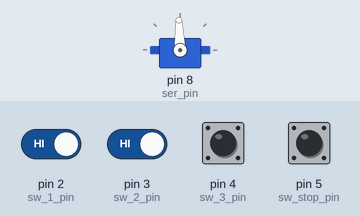
This sketch was run on a simulated Arduino Uno, built with avr-gcc and run on an emulated ATmega328P. Shown: servo. Inputs (shaded band) come from the test bench; at power-on: pin 2 (sw_1_pin), pin 3 (sw_2_pin), pin 4 (sw_3_pin), pin 5 (sw_stop_pin) HIGH. What the sketch prints to the serial monitor is not drawn.

Above: at 1.2 s.
1.3 s: pin 2 (sw_1_pin) driven LOW and pin 3 (sw_2_pin) driven LOW
4.4 s: pin 5 (sw_stop_pin) pulled LOW for 0.5 s
8.0 s: pin 5 (sw_stop_pin) driven LOW
11.1 s: pin 4 (sw_3_pin) pulled LOW for 0.5 s
14.7 s: pin 4 (sw_3_pin) pulled LOW for 0.5 s
Timing chart, 0 to 17.7 s (numbered marks = the images above; inputs shaded):
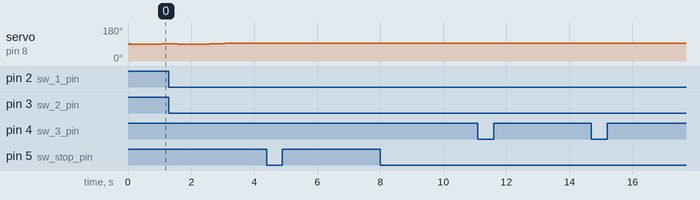

The sketch:

lastdance.ino
```cpp
#include <Servo.h>

int ser_pin=8;
int ser_motion=0;
int sw_1_pin=2;
int sw_2_pin=3;
int sw_3_pin=4;
int sw_stop_pin=5;
int desired=0;
int current=0;
int i=0;
int sw[4]={sw_1_pin,sw_2_pin,sw_3_pin,sw_stop_pin};
bool again=true;
bool again_1=true;
bool again_2=true;
int floor_current=0;

Servo servomove;

void setup(){
  Serial.begin(9600);
  pinMode(ser_pin,OUTPUT);
  pinMode(sw_1_pin,INPUT);
  pinMode(sw_2_pin,INPUT);
  pinMode(sw_3_pin,INPUT);
  servomove.attach(ser_pin);
  delay(50);
}
void loop(){
if(digitalRead(sw[0])==HIGH&&again==true)
{
	again=false;
	floor_current=1;
  Serial.println("GROUND");

}
else if(digitalRead(sw[1])==HIGH&&again_1==true)
{

	desired=10; // angle according to length
	again_1=false;
	floor_current=2;
  Serial.println("FIRST");
}
else if(digitalRead(sw[2])==HIGH&&again_2==true)
{
	desired=10*2-desired; // angle according to length
	again_2=false;
	floor_current=3;
  Serial.println("SECOND");

}
else if(digitalRead(sw[3])==HIGH)
{
  Serial.println("STOP");
	servomove.detach();// to fully stop the servo
}
else
{
	desired=0;
}
if ((desired>current))
{
      servomove.write(88);//speed of the servo
      delay(desired*50);
      servomove.write(90);//speed of the servo
      delay(desired*50);
      servomove.write(92);//speed of the servo
      delay(desired*50);
      servomove.write(93);//speed of the servo

}
else if (desired==current)
{
    servomove.write(93);//the angle of stop of the servo
}
for (int j=0;j<3;j++)
{
    if((digitalRead(sw[j])==HIGH)&&(floor_current>(j+1)))
    {
      floor_current=j+1;
      desired=10*floor_current-10*j;
      again=true;
      again_1=true;
      again_2=true;
        servomove.write(98);
        delay(desired*50);
        servomove.write(100);
        delay(desired*50);
        servomove.write(98);
        delay(desired*50);
        servomove.write(93);
    }
    if(digitalRead(sw[0])==HIGH){Serial.println("GROUND");}
    if(digitalRead(sw[1])==HIGH){Serial.println("FIRST");}
    if(digitalRead(sw[2])==HIGH){Serial.println("SECOND");}
  }
}
```

Measured:
- after the input at 4.4 s, every drawn part: stays the same
- after the input at 8.0 s, every drawn part: stays the same
- after the input at 11.1 s, every drawn part: stays the same
- after the input at 14.7 s, every drawn part: stays the same
